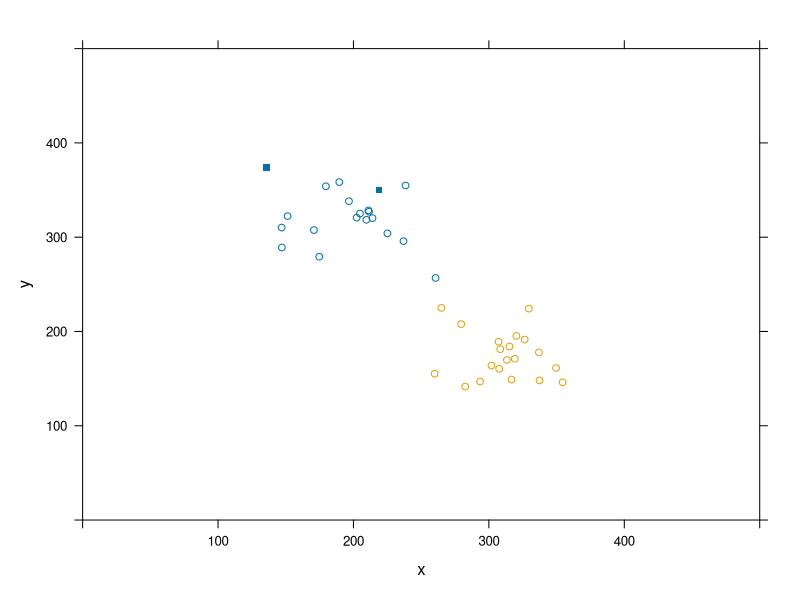
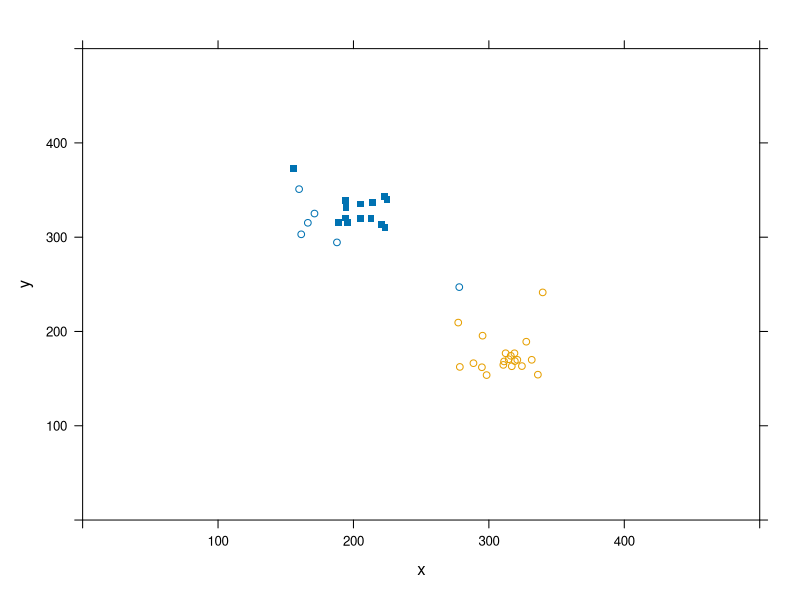
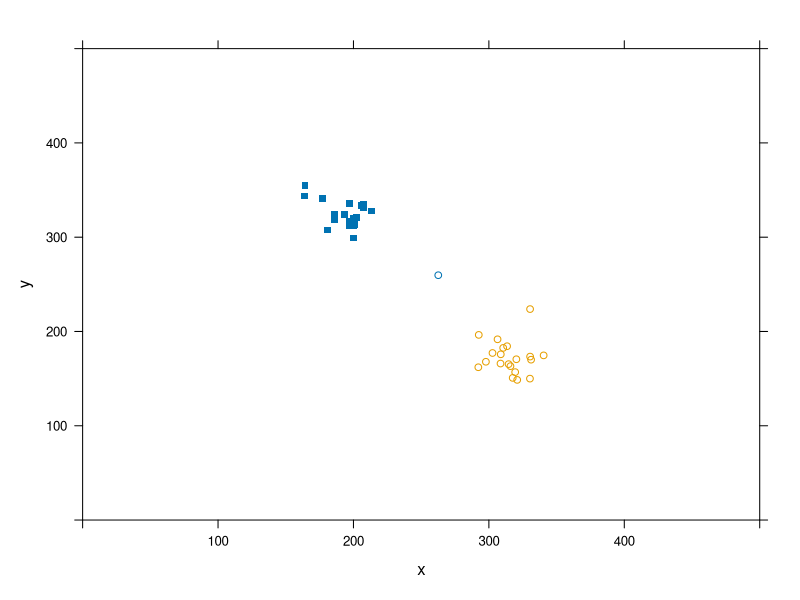
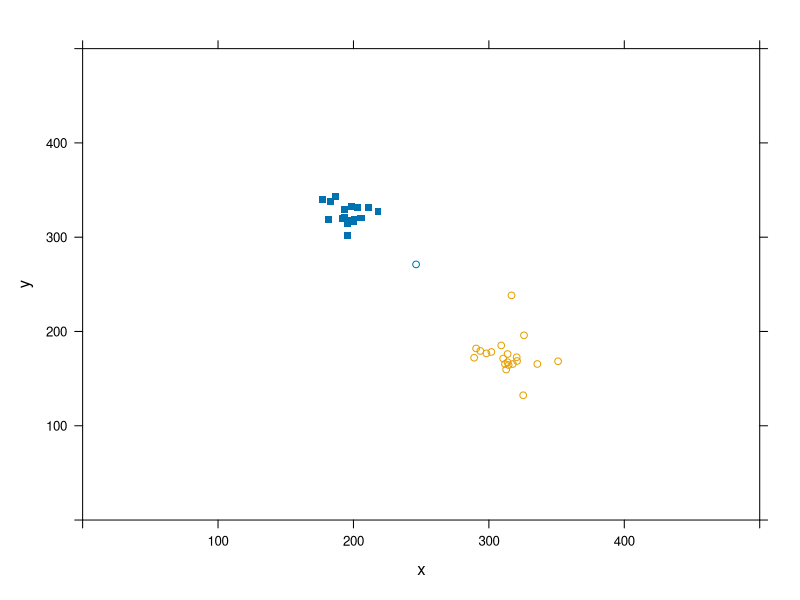
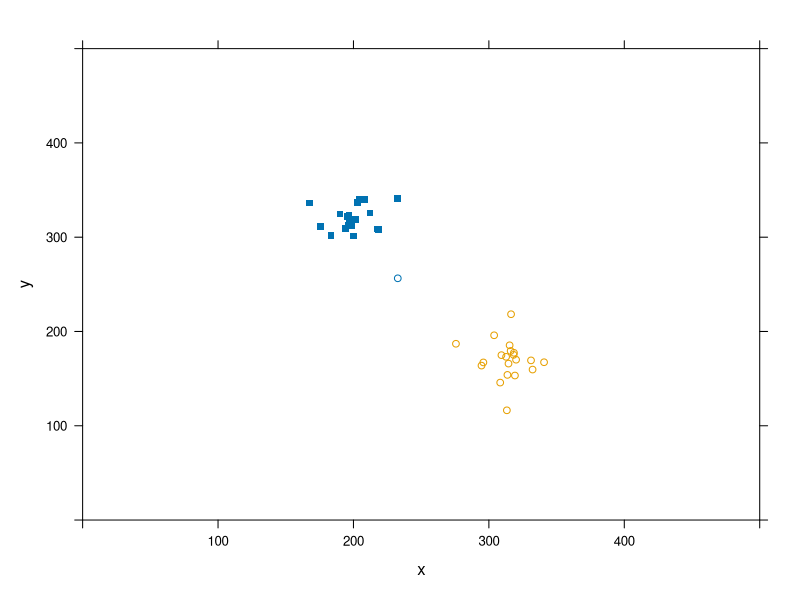
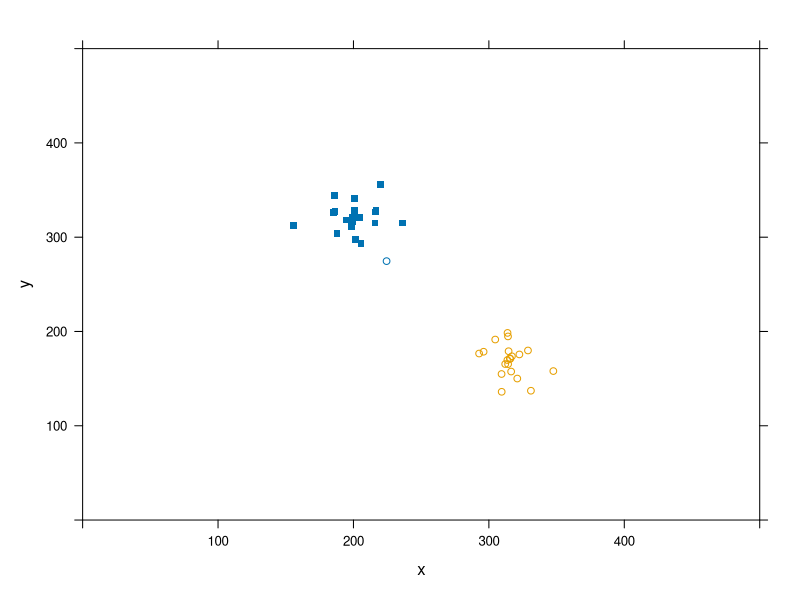
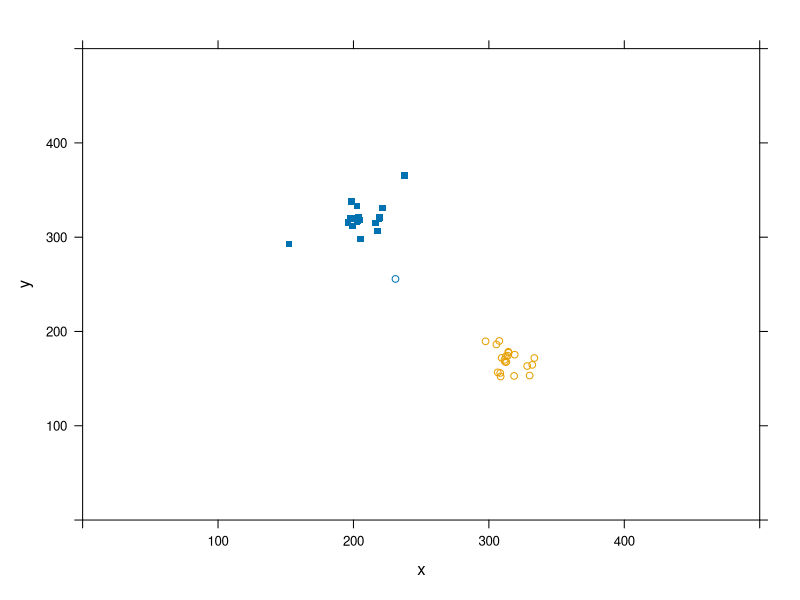
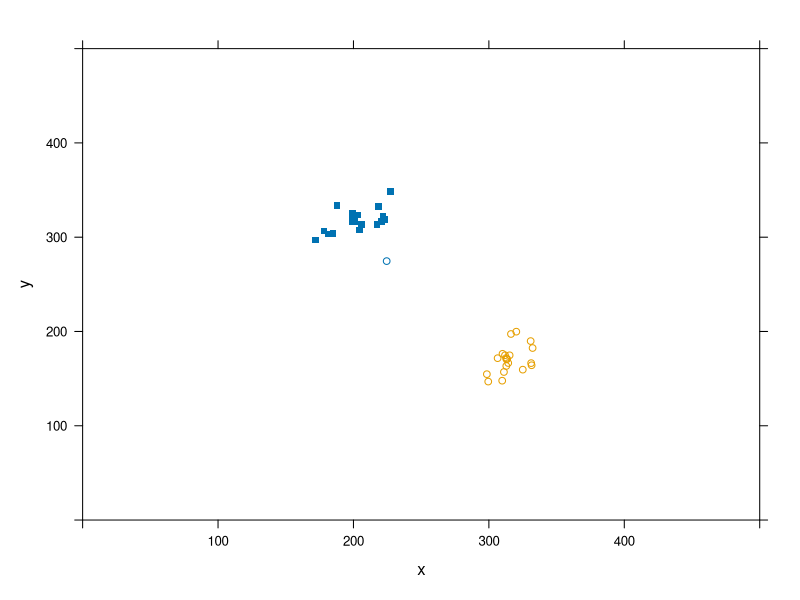

Recreate these plots in R, in order.
############################
# Cows move in herds, get infected
############################

library(lattice) # for plotting
library(latticeExtra) # for plotting

n <- 40 # total number of cows
m <- 2 # number of herds
a <- 500 # size of the feeding region in x-direction
b <- 500 # size of the feeding region in y-direction
t_max <- 100 # number of time steps
speed <- 20 # speed of cow movement (from papers it is 5 km/h)
prox <- 20 # max distance at which cow can be infected
prob <- 0.9 # probability of infection when distance is <prox
distance <- 10 # comfortable distance from your herd
a_prob <- 0.8 # probability of following your herd

x <- numeric(0) # vector of x-coordinates
y <- numeric(0) # vector of y-coordinates
SIR <- vector() # vector of infection status
herd <- numeric(0) # identifies herd cow belongs to
x_median <- rep(0,n) # median x-coordinates of your herd
y_median <- rep(0,n) # median y-coordinates of your herd

# Initial position of each cow is random, all susceptible
# Herd 1 is in top-left corner, herd 2 is in bottom-right
for(i in 1:n/2)
{
 x[i] <- runif(1, min = a/4, max = a/2)
 y[i] <- runif(1, min = b/2, max = 3/4*b)
 SIR[i] <- "S" # S=0, I=1, R=2
 herd[i] <- 1 # Herd 1
}

for(i in 21:n)
{
  x[i] <- runif(1, min = a/2, max = 3/4*a)
  y[i] <- runif(1, min = b/4, max = b/2)
  SIR[i] <- "S" # S=0, I=1, R=2
  herd[i] <- 2 # Herd 2
}

H <- data.frame(x,y,SIR,herd,x_median,y_median) # organise initial info in a data frame
H$SIR <- factor(SIR, levels=c("S","I","R")) #set SIR to be a factor

H[1:2,3] <- "I" # introducing 2 infected animals in herd 1

par(ask=TRUE) # press Enter for every next plot,
# this can be amended to produce GIF or other animation/video 


for (i in 1: t_max) # main loop that updates H at each time step
{
  for (j in 1:m) # for each herd find the median coordinates
  {
   H[which(H[,4]==j),5] <- median(H[which(H[,4]==j),1])
   H[which(H[,4]==j),6] <- median(H[which(H[,4]==j),2])
  }
  for(k in 1:n) # update the location of each cow
  {
   q <- runif(1, min = 0, max = 1)
   if (sqrt((H[k,1]-H[k,5])^2+(H[k,2]-H[k,6])^2)>distance & q<a_prob)
   { # if a cow is too far, with prob. q it will come back
     ax <- H[k,5] - H[k,1]
     ay <- H[k,6] - H[k,2]
     epsilon <- pi/12 * runif(1, min=-1, max=1)
     angle <- atan2(ay,ax) + epsilon
     H[k,1] <- H[k,1] + cos(angle)*speed
     H[k,2] <- H[k,2] + sin(angle)*speed
   } else
   {
     angle <- runif(1, min = -pi, max = pi) # choose random angle
     x_new <- H[k,1] + cos(angle)*speed
     y_new <- H[k,2] + sin(angle)*speed
     while (x_new<0 | x_new>a | y_new<0 | y_new>b)
     { # if travelling in this direction cow will collide with the 
       # fence, cow will not choose this direction, choose another
       # random angle and keep checking that cow stays in feeding region
       angle <- runif(1, min = -pi, max = pi)
       x_new <- H[k,1] + cos(angle)*speed
       y_new <- H[k,2] + sin(angle)*speed
     }
     H[k,1] <- x_new # update x 
     H[k,2] <- y_new # and y coordinates
   }
  }
  for(l in 1:n) {
    if (H[l,3] == "I") # for each infected cow !!!COUNT AND RECOVER
    {
      for (m in 1:n) { # check each susceptible cow 
        p <- runif(1, min = 0, max = 1)
        if (H[m,3]=="S" & sqrt((H[m,1]-H[l,1])^2+(H[m,2]-H[l,2])^2)<prox & p<prob) {
          H[m,3] <- "I" # and if distance between them is <prox
        } # then cow gets infected with probability p
      } 
    } 
  } # plot location of the cows (susceptible - empty, infected - colored)
  susceptible <- xyplot(y~x, groups=herd, data=H[(H$SIR=="S"),], pch=1, xlim=c(0,a), ylim=c(0,b))
  infected <- xyplot(y~x, groups=herd, data=H[(H$SIR=="I"),], pch=15, xlim=c(0,a), ylim=c(0,b))
  print(susceptible+infected)
}

  
    
